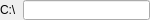
<?xml version="1.0" encoding="UTF-8"?>
<ui version="4.0">
 <class>VSCDiskDevice</class>
 <widget class="QWidget" name="VSCDiskDevice">
  <property name="geometry">
   <rect>
    <x>0</x>
    <y>0</y>
    <width>150</width>
    <height>20</height>
   </rect>
  </property>
  <property name="minimumSize">
   <size>
    <width>150</width>
    <height>20</height>
   </size>
  </property>
  <property name="maximumSize">
   <size>
    <width>150</width>
    <height>20</height>
   </size>
  </property>
  <property name="windowTitle">
   <string>Form</string>
  </property>
  <layout class="QHBoxLayout" name="horizontalLayout">
   <property name="leftMargin">
    <number>0</number>
   </property>
   <property name="topMargin">
    <number>0</number>
   </property>
   <property name="rightMargin">
    <number>0</number>
   </property>
   <property name="bottomMargin">
    <number>0</number>
   </property>
   <item>
    <widget class="QLabel" name="name">
     <property name="text">
      <string>C:\</string>
     </property>
    </widget>
   </item>
   <item>
    <widget class="QProgressBar" name="progressBar">
     <property name="minimumSize">
      <size>
       <width>0</width>
       <height>0</height>
      </size>
     </property>
     <property name="maximumSize">
      <size>
       <width>16777215</width>
       <height>16777215</height>
      </size>
     </property>
     <property name="styleSheet">
      <string notr="true">QProgressBar::chunk {
     background-color: rgb(100, 100, 100)
}</string>
     </property>
     <property name="value">
      <number>0</number>
     </property>
     <property name="textVisible">
      <bool>false</bool>
     </property>
     <property name="format">
      <string notr="true"/>
     </property>
    </widget>
   </item>
  </layout>
 </widget>
 <resources>
  <include location="vscmainwindows.qrc"/>
 </resources>
 <connections/>
</ui>
